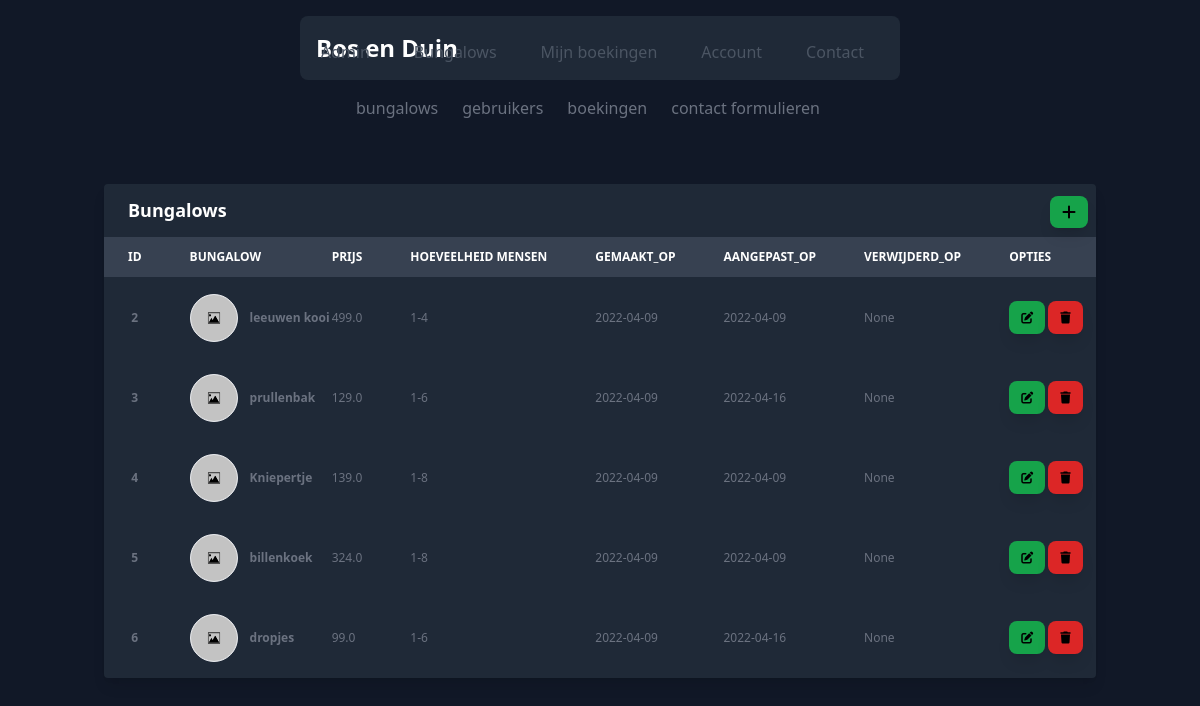
Page /admin/bungalow-overview (signed in) on the committed database.
### website/models.py (models this page shows)
class Bungalow(db.Model):
    __tablename__ = 'bungalows'
    uuid = db.Column(db.Integer(), primary_key=True)
    title = db.Column(db.String(50), nullable=False, unique=True)
    description = db.Column(db.Text(), nullable=True)
    min_p = db.Column(db.Integer(), nullable=False, default=1)
    max_p = db.Column(db.Integer(), nullable=False)
    img_b64 = db.Column(db.String(100), nullable=False, unique=False)
    price = db.Column(db.Float(), nullable=False)
    reservations = db.relationship('Reservation', backref='Bungalow', lazy=True, cascade="all,delete")
    created_at = db.Column(db.Date(), nullable=False, default=datetime.now())
    updated_at = db.Column(db.Date(), nullable=True)
    deleted_at = db.Column(db.Date(), nullable=True)

### website/routes/admin.py (the view)
@login_required
@admin.route("bungalow-overview")
def overview_bungalows():
    if current_user.role != 'admin':
        flash("U kunt niet op deze pagina komen met dit account.")
        return redirect(url_for('views.home'))
    bungalows_obj = Bungalow().query.all()
    return render_template('admin/bungalow_overview.html', bungalows_obj = bungalows_obj, current_user = current_user)

### website/__init__.py (called while the page is built)
def create_app():
    app = Flask(__name__, template_folder='templates')
    upload_folder = 'static/uploads'
    login_manager = LoginManager()
    login_manager.init_app(app)
    app.config['SECRET_KEY'] = 'ThisIsSecret'
    app.config['SQLALCHEMY_DATABASE_URI'] = f"sqlite:///{DB_NAME}"
    app.config['UPLOAD_FOLDER'] = upload_folder
    db.init_app(app)
    db.create_all(app=app)
    from .routes.views import views
    from .routes.auth import auth
    from .routes.admin import admin
    app.register_blueprint(views, url_prefix='/')
    app.register_blueprint(auth, url_prefix='/auth')
    app.register_blueprint(admin, url_prefix='/admin')
    from .models import User
    @login_manager.user_loader
    def load_user(user_id):
        return User.query.get(int(user_id))
    return app

### website/templates/admin/bungalow_overview.html (shortened to what this page needs)
{% extends "bases/base.html" %}
  {% block content %}
  {% include 'includes/admin_header.html' %}
  <div class="container mx-auto">
    <section class="relative py-16 bg-blueGray-50">
      <div class="w-full mb-12 px-4">
        <div class="relative flex flex-col min-w-0 break-words w-full mb-6 shadow-lg rounded bg-gray-800">
          <div class="rounded-t mb-0 px-2 py-3 border-0">
            <div class="flex flex-wrap items-center">
              <div class=" relative w-full px-4 max-w-full flex-grow flex-1 ">
                <h3 class="inline font-semibold text-lg text-white">Bungalows</h3>
                <a href="{{ url_for('admin.create_bungalow')}}">
                  <span
                    class="inline px-3 rounded-lg hover:bg-green-900 shadow-lg py-1 bg-green-600 absolute right-0"><i
                      class="fa-solid fa-plus"></i></span>
                </a>
              </div>
            </div>
          </div>
          <div class="block w-full overflow-x-auto ">
            <table class="items-center w-full bg-transparent border-collapse">
              <thead>
                <tr>
                  <th
                    class="px-6 align-middle border border-solid py-3 text-xs uppercase border-l-0 border-r-0 whitespace-nowrap font-semibold text-left bg-gray-700 text-white border-gray-800">
                    ID</th>
                  <th
                    class="px-6 align-middle border border-solid py-3 text-xs uppercase border-l-0 border-r-0 whitespace-nowrap font-semibold text-left bg-gray-700 text-white border-gray-800">
                    Bungalow</th>
                  <th
                    class="px-6 align-middle border border-solid py-3 text-xs uppercase border-l-0 border-r-0 whitespace-nowrap font-semibold text-left bg-gray-700 text-white border-gray-800">
                    Prijs</th>
                  <th
                    class="px-6 align-middle border border-solid py-3 text-xs uppercase border-l-0 border-r-0 whitespace-nowrap font-semibold text-left bg-gray-700 text-white border-gray-800">
                    Hoeveelheid mensen</th>
                  <th
                    class="px-6 align-middle border border-solid py-3 text-xs uppercase border-l-0 border-r-0 whitespace-nowrap font-semibold text-left bg-gray-700 text-white border-gray-800">
                    Gemaakt_op</th>
                  <th
                    class="px-6 align-middle border border-solid py-3 text-xs uppercase border-l-0 border-r-0 whitespace-nowrap font-semibold text-left bg-gray-700 text-white border-gray-800">
                    Aangepast_op</th>
                  <th
                    class="px-6 align-middle border border-solid py-3 text-xs uppercase border-l-0 border-r-0 whitespace-nowrap font-semibold text-left bg-gray-700 text-white border-gray-800">
                    Verwijderd_op </th>
                  <th
                    class="px-6 align-middle border border-solid py-3 text-xs uppercase border-l-0 border-r-0 whitespace-nowrap font-semibold text-left bg-gray-700 text-white border-gray-800">
                    Opties</th>
                </tr>
              </thead>
              {% for bungalow_obj in bungalows_obj %}
              <tbody>
                <tr>
                  <th
                    class="border-t-0 text-gray-500 px-6 align-middle border-l-0 border-r-0 text-xs whitespace-nowrap p-4">
                    {{bungalow_obj.uuid}}
                  </th>
                  <td
                    class="border-t-0 px-6 align-middle border-l-0 border-r-0 text-xs whitespace-nowrap p-4 text-left flex items-center">
                    <img src="{{ url_for('static', filename=bungalow_obj.img_b64)}}"
                      class="h-12 w-12 bg-white rounded-full border">
                    <span class="ml-3 font-bold text-gray-500"> {{bungalow_obj.title}}</span>
                  </td>
                  <td
                    class="border-t-0 text-gray-500 px-6 align-middle border-l-0 border-r-0 text-xs whitespace-nowrap p-4">
                    {{bungalow_obj.price}}
                  </td>
                  <td
                    class="border-t-0 text-gray-500 px-6 align-middle border-l-0 border-r-0 text-xs whitespace-nowrap p-4">
                    {{ bungalow_obj.min_p|string + '-' + bungalow_obj.max_p|string}}
                  </td>
                  <td
                    class="border-t-0 text-gray-500 px-6 align-middle border-l-0 border-r-0 text-xs whitespace-nowrap p-4">
                    {{bungalow_obj.created_at}}
                  </td>
                  <td
                    class="border-t-0 text-gray-500 px-6 align-middle border-l-0 border-r-0 text-xs whitespace-nowrap p-4">
                    {{bungalow_obj.updated_at}}
                  </td>
                  <td
                    class="border-t-0 text-gray-500 px-6 align-middle border-l-0 border-r-0 text-xs whitespace-nowrap p-4">
                    {{bungalow_obj.deleted_at}}
                  </td>
                  <td class="border-t-0 px-6 align-middle border-l-0 border-r-0 text-xs whitespace-nowrap p-4">
                    <a href="{{ url_for('admin.update_bungalow', bungalow_id = bungalow_obj.uuid )}}">
                      <span class="inline px-3 py-2 rounded-lg hover:bg-green-900 shadow-lg bg-green-600"><i
                          class="fa-solid fa-pen-to-square"></i></span>
                    </a>
                    <a href="{{ url_for('admin.delete_bungalow', bungalow_id = bungalow_obj.uuid )}}">
                      <span class="inline px-3 py-2 rounded-lg hover:bg-red-900 shadow-lg bg-red-600"><i
                          class="fa-solid fa-trash"></i></span>
                    </a>
                  </td>
                </tr>
              </tbody>
              {% endfor %}
            </table>
          </div>
        </div>
      </div>
    </section>
  </div>
  {% endblock %}

### rows in the picture
Bungalow: uuid "2", img_b64 (picture), title "leeuwen kooi", price "499.0", min_p "1-4", created_at "2022-04-09", updated_at "2022-04-09", deleted_at "None"
Bungalow: uuid "3", img_b64 (picture), title "prullenbak", price "129.0", min_p "1-6", created_at "2022-04-09", updated_at "2022-04-16", deleted_at "None"
Bungalow: uuid "4", img_b64 (picture), title "Kniepertje", price "139.0", min_p "1-8", created_at "2022-04-09", updated_at "2022-04-09", deleted_at "None"
Bungalow: uuid "5", img_b64 (picture), title "billenkoek", price "324.0", min_p "1-8", created_at "2022-04-09", updated_at "2022-04-09", deleted_at "None"
Bungalow: uuid "6", img_b64 (picture), title "dropjes", price "99.0", min_p "1-6", created_at "2022-04-09", updated_at "2022-04-16", deleted_at "None"
